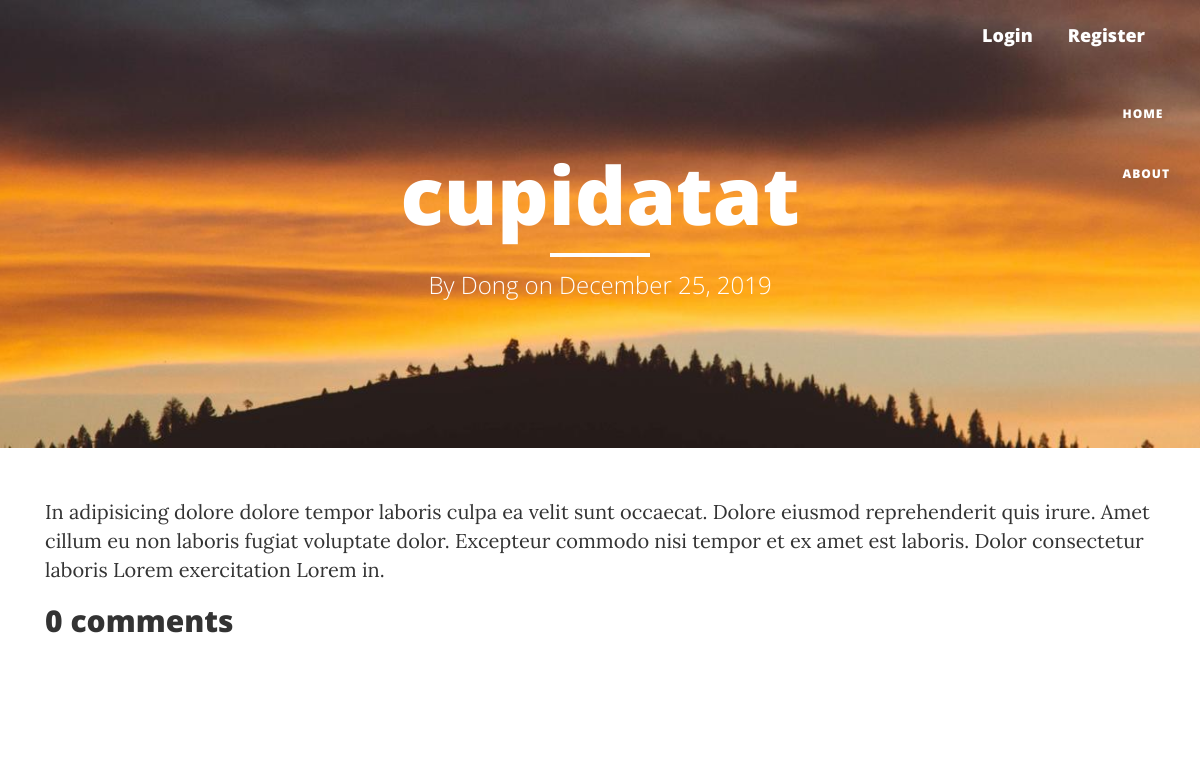
The page /article/41/ on the database its author committed.
### blog/models.py (models this page shows, shortened)
class Article(models.Model):
    title = models.CharField(max_length=100)
    intro = models.CharField(max_length=500, null=True)
    content = models.TextField()
    date_posted = models.DateTimeField(default=timezone.now)
    author = models.ForeignKey(User, on_delete=models.CASCADE, related_name='articles')

### blog/views.py (the view)
# urls.py: path('article/<int:pk>/', article_detail, name='article-detail'),
def article_detail(request, pk=None):
    template_name = 'blog/article_detail.html'
    article = get_object_or_404(Article, pk=pk)
    user = request.user
    comments = article.comments.filter()
    new_comment = None
    if request.method == 'POST':
        form = CommentForm(data=request.POST)
        if form.is_valid():
            new_comment = form.save(commit=False)
            new_comment.article = article
            new_comment.author = user
            new_comment.save()
            return redirect(request.get_full_path())
    else:
        form = CommentForm()
    return render(request, template_name, {'article': article,
                                           'comments': comments,
                                           'new_comment': new_comment,
                                           'form': form})

### blog/templates/blog/article_detail.html (shortened to what this page needs)
{% extends "blog/basic.html" %}
{% load crispy_forms_tags %}
{% block header %}
<h1>{{ article.title }}</h1>
<hr class="small">
<span class="subheading">By {{ article.author }} on {{ article.date_posted|date:"F d, Y" }}</span>
{% endblock header %}
{% block content %}
<div class="media-body">
    <div class="article-content">{{ article.content }}</div>
</div>
<h2>{{ comments.count }} comments</h2>
<div class="card-body">
</div>
{% endblock content %}

### rows shown on the page
Article: title "cupidatat", author "Dong", date_posted "December 25, 2019", content "In adipisicing dolore dolore tempor laboris culpa ea velit sunt occaecat. Dolore eiusmod reprehenderit quis irure. Amet cillum eu non laboris fugiat voluptate dolor. Excepteur commodo nisi tempor et ex amet est laboris. Dolor consectetur laboris Lorem exercitation Lorem in."

### other values the page prints
{{ comments.count }} "0"
